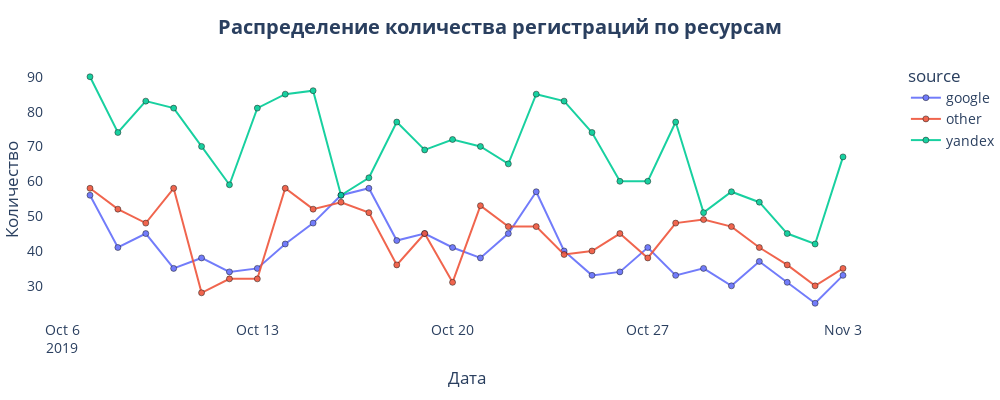

Source (notebook cell):
### Markdown cell above
### Источник установки приложения

Посмотрим на источники привлечения новых пользователей

### Code cell
piv_prof = profiles.pivot_table(
    index='date',        # даты первых посещений
    columns='source', # источники переходов
    values='user_id',  # ID пользователей
    aggfunc='nunique'  # подсчёт уникальных значений
)

#  График пользователей пришедших через ресурсы привлечения
fig = px.line(piv_prof, markers=True)

# оформляем график
fig.update_layout(
        width= 1000, 
        height=400,
        font=dict(size=14),
        title=dict(
            text=f'<b>Распределение количества регистраций по ресурсам</b>',
            font=dict(size=20),
            xanchor='center',
            yanchor='top',
            x = 0.5,
            y= 0.95,
        ),
        plot_bgcolor='#ffffff',
        xaxis_title="Дата",
        yaxis_title=f'Количество',
        margin=dict(l=0, r=0))

 # вывод подсказки, оформление колонок  
fig.update_traces(
        textposition="bottom right",
        hoverinfo="all", 
        marker=dict(line=dict(color='#000000',width=.5)),
        opacity=0.9)

fig.show()

### Figure 1 — Plotly figure (JSON) as saved in the notebook; plotly's stock layout.template omitted (floating-point values rounded to 4 significant figures)
{"data": [{"hoverinfo": "all", "hovertemplate": "source=google<br>date=%{x}<br>value=%{y}<extra></extra>", "legendgroup": "google", "line": {"color": "#636efa", "dash": "solid"}, "marker": {"line": {"color": "#000000", "width": 0.5}, "symbol": "circle"}, "mode": "lines+markers", "name": "google", "opacity": 0.9, "orientation": "v", "showlegend": true, "textposition": "bottom right", "type": "scatter", "x": ["2019-10-07", "2019-10-08", "2019-10-09", "2019-10-10", "2019-10-11", "2019-10-12", "2019-10-13", "2019-10-14", "2019-10-15", "2019-10-16", "2019-10-17", "2019-10-18", "2019-10-19", "2019-10-20", "2019-10-21", "2019-10-22", "2019-10-23", "2019-10-24", "2019-10-25", "2019-10-26", "2019-10-27", "2019-10-28", "2019-10-29", "2019-10-30", "2019-10-31", "2019-11-01", "2019-11-02", "2019-11-03"], "xaxis": "x", "y": [56, 41, 45, 35, 38, 34, 35, 42, 48, 56, 58, 43, 45, 41, 38, 45, 57, 40, 33, 34, 41, 33, 35, 30, 37, 31, 25, 33], "yaxis": "y"}, {"hoverinfo": "all", "hovertemplate": "source=other<br>date=%{x}<br>value=%{y}<extra></extra>", "legendgroup": "other", "line": {"color": "#EF553B", "dash": "solid"}, "marker": {"line": {"color": "#000000", "width": 0.5}, "symbol": "circle"}, "mode": "lines+markers", "name": "other", "opacity": 0.9, "orientation": "v", "showlegend": true, "textposition": "bottom right", "type": "scatter", "x": ["2019-10-07", "2019-10-08", "2019-10-09", "2019-10-10", "2019-10-11", "2019-10-12", "2019-10-13", "2019-10-14", "2019-10-15", "2019-10-16", "2019-10-17", "2019-10-18", "2019-10-19", "2019-10-20", "2019-10-21", "2019-10-22", "2019-10-23", "2019-10-24", "2019-10-25", "2019-10-26", "2019-10-27", "2019-10-28", "2019-10-29", "2019-10-30", "2019-10-31", "2019-11-01", "2019-11-02", "2019-11-03"], "xaxis": "x", "y": [58, 52, 48, 58, 28, 32, 32, 58, 52, 54, 51, 36, 45, 31, 53, 47, 47, 39, 40, 45, 38, 48, 49, 47, 41, 36, 30, 35], "yaxis": "y"}, {"hoverinfo": "all", "hovertemplate": "source=yandex<br>date=%{x}<br>value=%{y}<extra></extra>", "legendgroup": "yandex", "line": {"color": "#00cc96", "dash": "solid"}, "marker": {"line": {"color": "#000000", "width": 0.5}, "symbol": "circle"}, "mode": "lines+markers", "name": "yandex", "opacity": 0.9, "orientation": "v", "showlegend": true, "textposition": "bottom right", "type": "scatter", "x": ["2019-10-07", "2019-10-08", "2019-10-09", "2019-10-10", "2019-10-11", "2019-10-12", "2019-10-13", "2019-10-14", "2019-10-15", "2019-10-16", "2019-10-17", "2019-10-18", "2019-10-19", "2019-10-20", "2019-10-21", "2019-10-22", "2019-10-23", "2019-10-24", "2019-10-25", "2019-10-26", "2019-10-27", "2019-10-28", "2019-10-29", "2019-10-30", "2019-10-31", "2019-11-01", "2019-11-02", "2019-11-03"], "xaxis": "x", "y": [90, 74, 83, 81, 70, 59, 81, 85, 86, 56, 61, 77, 69, 72, 70, 65, 85, 83, 74, 60, 60, 77, 51, 57, 54, 45, 42, 67], "yaxis": "y"}], "layout": {"font": {"size": 14}, "height": 400, "legend": {"title": {"text": "source"}, "tracegroupgap": 0}, "margin": {"l": 0, "r": 0, "t": 60}, "plot_bgcolor": "#ffffff", "title": {"font": {"size": 20}, "text": "<b>Распределение количества регистраций по ресурсам</b>", "x": 0.5, "xanchor": "center", "y": 0.95, "yanchor": "top"}, "width": 1000, "xaxis": {"anchor": "y", "domain": [0, 1], "title": {"text": "Дата"}}, "yaxis": {"anchor": "x", "domain": [0, 1], "title": {"text": "Количество"}}}}
